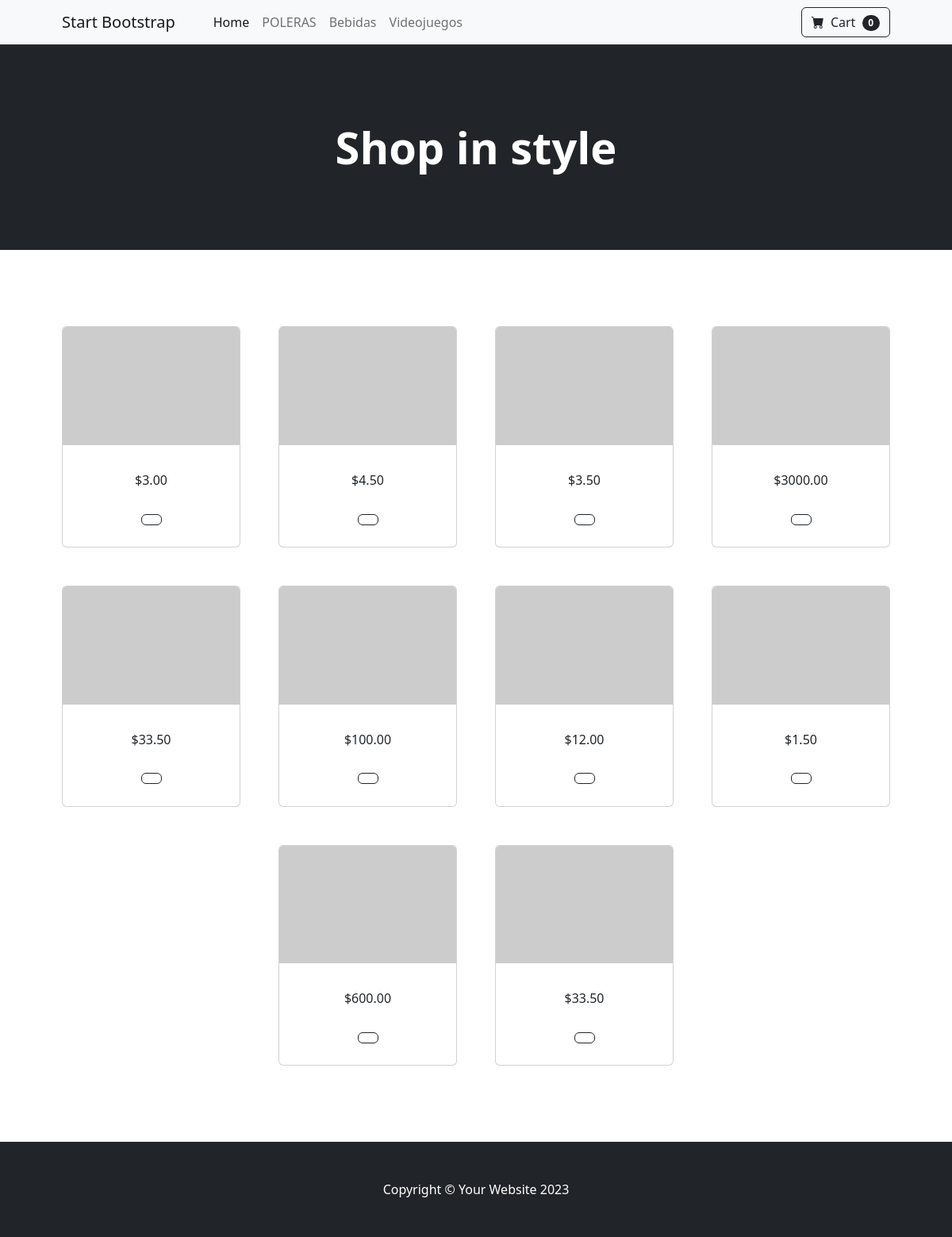
The page / on the database its author committed.
### tienda/models.py (models this page shows, shortened)
class Categoria(models.Model):
    nombre = models.CharField(max_length=200)
    pub_date = models.DateTimeField(auto_now=True)

class Producto(models.Model):
    codigo = models.AutoField(primary_key=True)
    descripcion = models.TextField()
    precio = models.DecimalField(max_digits=6,decimal_places=2)
    categoriaid = models.ForeignKey(Categoria, on_delete=models.CASCADE)

### tienda/views.py (the view)
# urls.py: path('', views.index),
def index(request):
    lista_productos = Producto.objects.all()
    lista_categorias = Categoria.objects.all()
    context = {
        'productos':lista_productos,
        'categorias':lista_categorias
    }
    return render(request,'index.html',context)

### tienda/templates/index.html (shortened to what this page needs)
{% extends 'layout.html' %}
{% block content %}
<div class="container px-4 px-lg-5 mt-5">
    <div class="row gx-4 gx-lg-5 row-cols-2 row-cols-md-3 row-cols-xl-4 justify-content-center">
        {% for prod in productos %}
        <div class="col mb-5">
            <div class="card h-100">
                <img class="card-img-top" src="https://dummyimage.com/450x300/dee2e6/6c757d.jpg" alt="..." />
                <div class="card-body p-4">
                    <div class="text-center">
                        ${{prod.precio}}
                    </div>
                </div>
                <div class="card-footer p-4 pt-0 border-top-0 bg-transparent">
                    <div class="text-center"><a class="btn btn-outline-dark mt-auto" href="#">{{prod.categoria.nombre}}</a></div>
                </div>
            </div>
        </div>
        {% endfor %}
    </div>
</div>
{% endblock %}

### tienda/templates/layout.html (shortened to what this page needs)
{% load static %}
<!DOCTYPE html>
<html lang="en">
    <head>
        <link href="https://cdn.jsdelivr.net/npm/bootstrap-icons@1.5.0/font/bootstrap-icons.css" rel="stylesheet" />
        <link href="{% static 'css/styles.css' %}" rel="stylesheet" />
    </head>
    <body>
        <nav class="navbar navbar-expand-lg navbar-light bg-light">
            <div class="container px-4 px-lg-5">
                <a class="navbar-brand" href="#!">Start Bootstrap</a>
                <div class="collapse navbar-collapse" id="navbarSupportedContent">
                    <ul class="navbar-nav me-auto mb-2 mb-lg-0 ms-lg-4">
                        <li class="nav-item"><a class="nav-link active" aria-current="page" href="#!">Home</a></li>
                        {% for cat in categorias %}
                        <li class="nav-item"><a class="nav-link" href="{% url 'tienda:categoria' cat.id %}">{{cat.nombre}}</a></li>
                        {% endfor %}
                    </ul>
                    <form class="d-flex">
                        <button class="btn btn-outline-dark" type="submit">
                            <i class="bi-cart-fill me-1"></i>
                            Cart
                            <span class="badge bg-dark text-white ms-1 rounded-pill">0</span>
                        </button>
                    </form>
                </div>
            </div>
        </nav>
        <header class="bg-dark py-5">
            <div class="container px-4 px-lg-5 my-5">
                <div class="text-center text-white">
                    <h1 class="display-4 fw-bolder">Shop in style</h1>
                </div>
            </div>
        </header>
        <section class="py-5">
            {% block content %}{% endblock %}
        </section>
        <footer class="py-5 bg-dark">
            <div class="container"><p class="m-0 text-center text-white">Copyright &copy; Your Website 2023</p></div>
        </footer>
    </body>
</html>

### rows shown on the page
Categoria: nombre "POLERAS"
Categoria: nombre "Bebidas"
Categoria: nombre "Videojuegos"
Producto: precio "3.00"
Producto: precio "4.50"
Producto: precio "3.50"
Producto: precio "3000.00"
Producto: precio "33.50"
Producto: precio "100.00"
Producto: precio "12.00"
Producto: precio "1.50"
Producto: precio "600.00"
Producto: precio "33.50"
